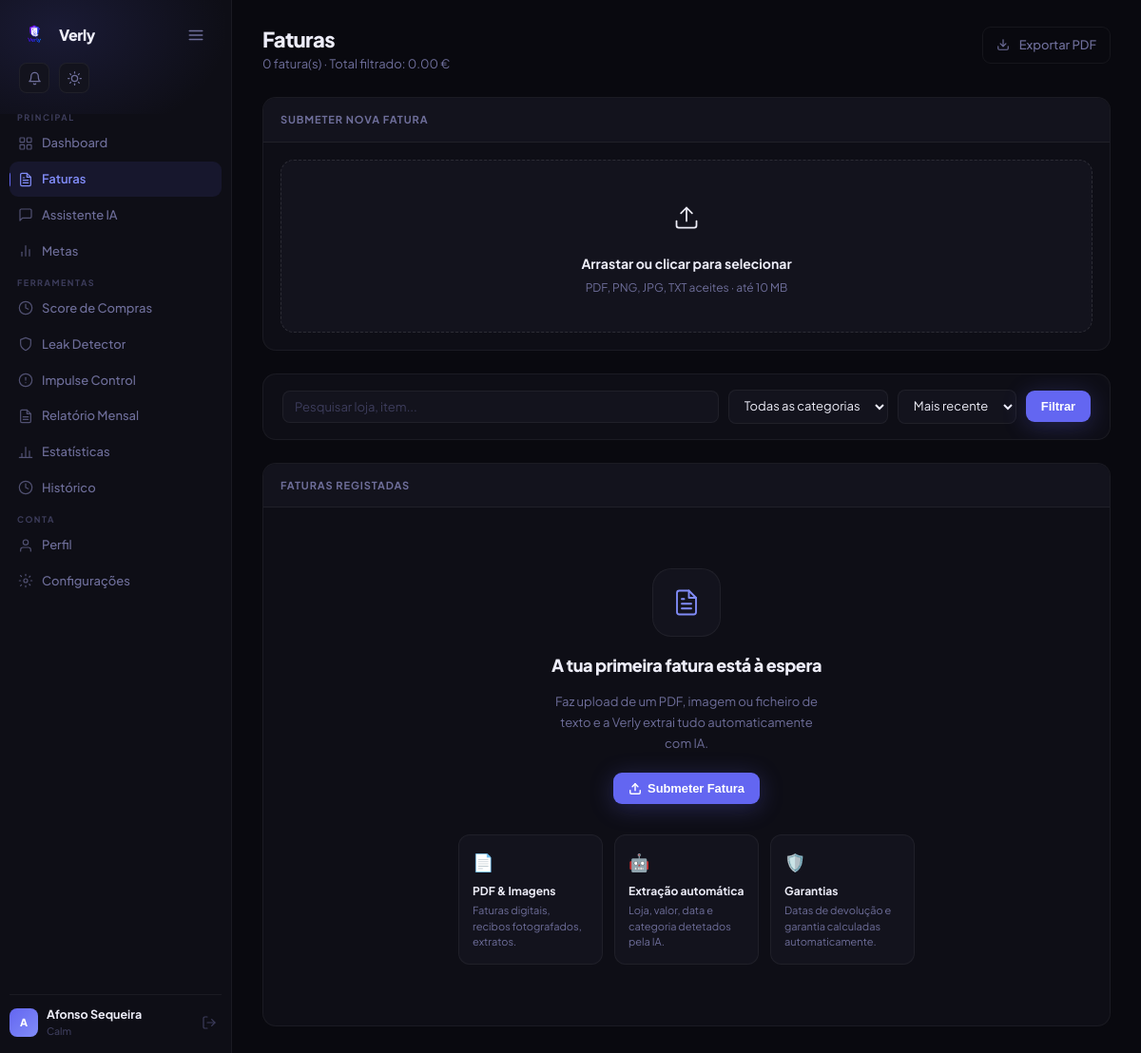
The app's page /faturas (signed in), older data.
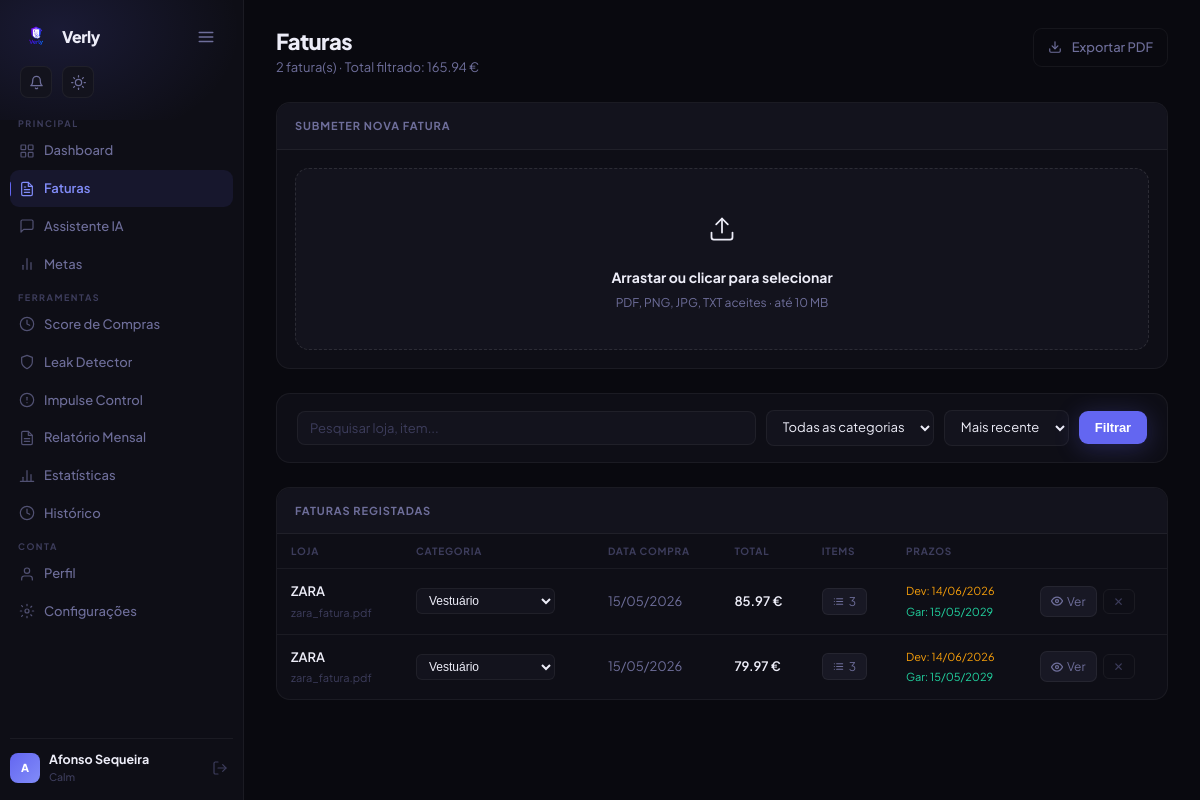
The same page, newer data.
### app/models.py (models this page shows)
class Fatura(db.Model):
    __tablename__ = 'faturas'
    id = db.Column(db.Integer, primary_key=True)
    user_id = db.Column(db.Integer, db.ForeignKey('users.id'), nullable=False)
    nome_ficheiro = db.Column(db.String(255), nullable=False)
    loja = db.Column(db.String(150))
    data_compra = db.Column(db.String(50))
    total = db.Column(db.Float)
    items = db.Column(db.Text)
    categoria = db.Column(db.String(50), default='Outros')
    data_garantia = db.Column(db.String(50))
    data_devolucao = db.Column(db.String(50))
    notas = db.Column(db.Text)
    data_upload = db.Column(db.DateTime, default=datetime.utcnow)

### app/faturas.py (the view, shortened to what this page needs)
@faturas_bp.route('/faturas')
@login_required
def faturas():
    search = sanitize_text_input(request.args.get('q', ''), max_length=200)
    categoria = request.args.get('categoria', '').strip()
    ordenar = request.args.get('ordenar', 'recente').strip()
    if categoria and categoria not in CATEGORIAS:
        categoria = ''
    ordenar_permitido = {'recente', 'antigo', 'maior', 'menor'}
    if ordenar not in ordenar_permitido:
        ordenar = 'recente'
    query = Fatura.query.filter_by(user_id=current_user.id)
    if categoria:
        query = query.filter_by(categoria=categoria)
    order_map = {
        'recente': Fatura.data_upload.desc(),
        'antigo':  Fatura.data_upload.asc(),
        'maior':   Fatura.total.desc(),
        'menor':   Fatura.total.asc(),
    }
    query = query.order_by(order_map[ordenar])
    todas = query.all()
    for f in todas:
        try:
            f.items_list = json.loads(f.items) if f.items else []
        except Exception:
            f.items_list = []
    total_filtrado = sum(f.total or 0 for f in todas)
    return render_template('faturas.html',
        faturas=todas,
        categorias=CATEGORIAS,
        search=search,
        categoria_sel=categoria,
        ordenar=ordenar,
        total_filtrado=total_filtrado,
    )

### security.py (called while the page is built, shortened)
def sanitize_text_input(value: str, max_length: int = 500, allow_newlines: bool = False) -> str:
    if not value or not isinstance(value, str):
        return ''

### templates/faturas.html (shortened to what the changed rows need)
{% extends 'base.html' %}
{% block content %}
<div class="page-header">
    <div>
        <h1 class="page-title">Faturas</h1>
        <p class="page-sub">{{ faturas|length }} fatura(s) · Total filtrado: {{ "%.2f"|format(total_filtrado) }} €</p>
    </div>
</div>
<div class="card">
    <div class="card-body" style="padding:0;">
        {% if faturas %}
        <table class="data-table">
            <thead>
                <tr>
                    <th>Loja</th>
                    <th>Categoria</th>
                    <th>Data Compra</th>
                    <th>Total</th>
                    <th>Items</th>
                    <th>Prazos</th>
                    <th></th>
                </tr>
            </thead>
            <tbody>
                {% for f in faturas %}
                <tr id="row-{{ f.id }}" class="row-link" onclick="goToDetail(event, {{ f.id }})">
                    <td>
                        <div style="display:flex;flex-direction:column;gap:2px;">
                            <span style="font-weight:600;color:var(--text);">{{ f.loja or '—' }}</span>
                            <span style="font-size:11px;color:var(--text-sub);">{{ f.nome_ficheiro }}</span>
                        </div>
                    </td>
                    <td>
                        <select class="cat-select" onchange="editarCategoria({{ f.id }}, this.value)"
                                onclick="event.stopPropagation()">
                            {% for cat in categorias %}
                            <option value="{{ cat }}" {% if cat == f.categoria %}selected{% endif %}>{{ cat }}</option>
                            {% endfor %}
                        </select>
                    </td>
                    <td class="text-muted">{{ f.data_compra or '—' }}</td>
                    <td class="{% if f.total and f.total > 100 %}text-danger{% endif %}"
                        style="font-weight:600;">
                        {% if f.total %}{{ "%.2f"|format(f.total) }} €{% else %}—{% endif %}
                    </td>
                    <td onclick="event.stopPropagation()">
                        {% if f.items_list %}
                        <div class="items-chip">
                            {{ f.items_list|length }}
                        </div>
                        {% else %}
                        <span style="color:var(--text-sub);font-size:12px;">—</span>
                        {% endif %}
                    </td>
                    <td>
                        <div style="display:flex;flex-direction:column;gap:3px;">
                            {% if f.data_devolucao %}
                            <span style="font-size:11px;color:var(--yellow);">Dev: {{ f.data_devolucao }}</span>
                            {% endif %}
                            {% if f.data_garantia %}
                            <span style="font-size:11px;color:var(--green);">Gar: {{ f.data_garantia }}</span>
                            {% endif %}
                        </div>
                    </td>
                    <td onclick="event.stopPropagation()">
                        <div style="display:flex;gap:6px;align-items:center;">
                            <a href="/faturas/{{ f.id }}"
                               style="display:flex;align-items:center;padding:5px 10px;background:var(--surface3);border:1px solid var(--border);border-radius:7px;color:var(--text-muted);font-size:12px;text-decoration:none;gap:4px;transition:all 0.2s;"
                               onmouseover="this.style.borderColor='var(--brand)';this.style.color='var(--brand)'"
                               onmouseout="this.style.borderColor='var(--border)';this.style.color='var(--text-muted)'">
                                <svg width="12" height="12" viewBox="0 0 24 24" fill="none" stroke="currentColor"
                                     stroke-width="2.5" stroke-linecap="round" stroke-linejoin="round">
                                    <path d="M1 12s4-8 11-8 11 8 11 8-4 8-11 8-11-8-11-8z"/>
                                    <circle cx="12" cy="12" r="3"/>
                                </svg>
                                Ver
                            </a>
                            <button class="btn-delete" onclick="deleteFatura({{ f.id }})">✕</button>
                        </div>
                    </td>
                </tr>
                {% endfor %}
            </tbody>
        </table>
        {% else %}
        <div class="empty-faturas">
            <div class="empty-faturas-icon">
            </div>
            {% if search or categoria_sel %}
                <div class="empty-faturas-title">Sem resultados</div>
                <p class="empty-faturas-sub">Nenhuma fatura corresponde aos filtros aplicados. Tenta outra pesquisa ou categoria.</p>
                <div class="empty-faturas-actions">
                    <a href="{{ url_for('faturas.faturas') }}" class="btn-ghost">Limpar filtros</a>
                </div>
            {% else %}
                <div class="empty-faturas-title">A tua primeira fatura está à espera</div>
                <p class="empty-faturas-sub">Faz upload de um PDF, imagem ou ficheiro de texto e a Verly extrai tudo automaticamente com IA.</p>
                <div class="empty-faturas-actions">
                    <button class="btn-accent" onclick="document.getElementById('fileInput').click()">
                        <svg width="14" height="14" viewBox="0 0 24 24" fill="none" stroke="currentColor"
                             stroke-width="2.5" stroke-linecap="round" stroke-linejoin="round">
                            <polyline points="17 8 12 3 7 8"/>
                            <line x1="12" y1="3" x2="12" y2="15"/>
                            <path d="M21 15v4a2 2 0 0 1-2 2H5a2 2 0 0 1-2-2v-4"/>
                        </svg>
                        Submeter Fatura
                    </button>
                </div>
                <div class="empty-faturas-hint">
                    <div class="empty-hint-card">
                        <div class="empty-hint-icon">📄</div>
                        <div class="empty-hint-title">PDF & Imagens</div>
                        <div class="empty-hint-desc">Faturas digitais, recibos fotografados, extratos.</div>
                    </div>
                    <div class="empty-hint-card">
                        <div class="empty-hint-icon">🤖</div>
                        <div class="empty-hint-title">Extração automática</div>
                        <div class="empty-hint-desc">Loja, valor, data e categoria detetados pela IA.</div>
                    </div>
                    <div class="empty-hint-card">
                        <div class="empty-hint-icon">🛡️</div>
                        <div class="empty-hint-title">Garantias</div>
                        <div class="empty-hint-desc">Datas de devolução e garantia calculadas automaticamente.</div>
                    </div>
                </div>
            {% endif %}
        </div>
        {% endif %}
    </div>
</div>
{% endblock %}

Row changes from the older to the newer data that the page shows:
added Fatura: loja "ZARA", nome_ficheiro "zara_fatura.pdf", categoria+id "Vestuário", data_compra "15/05/2026", total "85.97", items_list|length "3", data_devolucao "14/06/2026", data_garantia "15/05/2029"
added Fatura: loja "ZARA", nome_ficheiro "zara_fatura.pdf", categoria+id "Vestuário", data_compra "15/05/2026", total "79.97", items_list|length "3", data_devolucao "14/06/2026", data_garantia "15/05/2029"
Text that changed along with them:
{{ faturas|length }}: "0" → "2"
{{ "%.2f"|format(total_filtrado) }}: "0.00" → "165.94"
text no longer shown: "A tua primeira fatura está à espera Faz upload de um PDF, imagem ou ficheiro de texto e a Verly extrai tudo automaticamente com IA. Submeter Fatura 📄 PDF & Imagens Faturas digitais, recibos fotografados, extratos. 🤖 Extração automática Loja, valor, data e categoria detetados pela IA. 🛡️ Garantias Datas de devolução e garantia calculadas automaticamente."
text now shown: "LOJA CATEGORIA DATA COMPRA TOTAL ITEMS PRAZOS"
